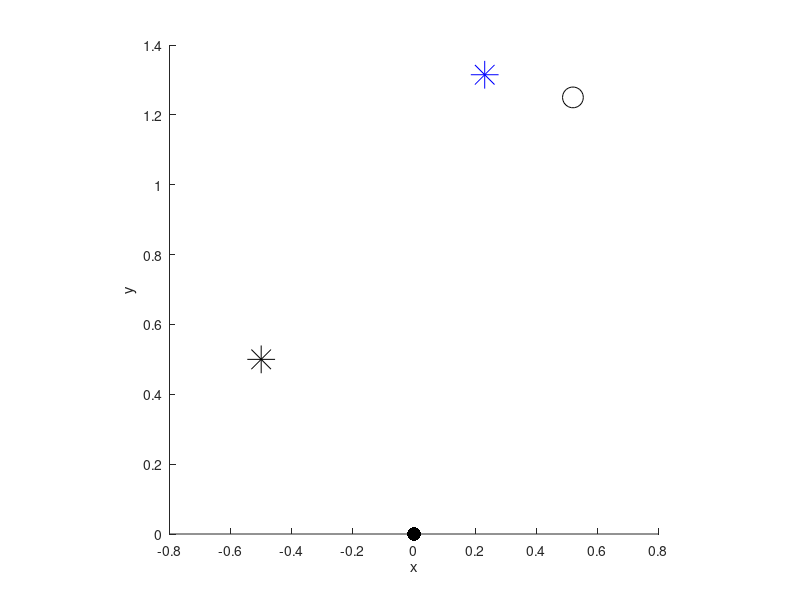

Recreate this plot in MATLAB.
clc
clear all
close all

O = [0 0 0];
C1 = O;
vXC1 = [1 0 0]';
vYC1 = [0 1 0]';
vZC1 = [0 0 1]';

PC = [-0.5 0.5 -0.5 1]';

C2 = [0.52 1.25 -2.53];
vXC2 = [1 1 1]';
vYC2 = [0 1 1]';
vZC2 = [0 0 1]';
vXC2 = vXC2/norm(vXC2);
vYC2 = vYC2/norm(vYC2);
vZC2 = vZC2/norm(vZC2);

bot = [0 0 0];
M = [vXC2 vYC2 vZC2; bot];
tran = C2 - C1;
tran = [tran 1];
tran = tran';
M = cat(2, M, tran);
Minv = inv(M);

PC
% This operation applies the transform to 
% our point. IE, after the coordinate system has
% moved, this tells us the new world coordinates of the
% point in that system
PCt = M * PC

figure()
hold on
xlabel('x');
ylabel('y');
zlabel('z');

% axis([-3 3, -3 3, -3 3]);
axis square
plot3(C1(1), C1(2), C1(3), '.k', 'MarkerSize', 30);
plot3(C2(1), C2(2), C2(3), 'ok', 'MarkerSize', 15);
plot3(PC(1), PC(2), PC(3), '*k', 'MarkerSize', 20);
plot3(PCt(1), PCt(2), PCt(3), '*b', 'MarkerSize', 20);

hold off;

d1 = sqrt((C1(1)-PC(1))^2+(C1(2)-PC(2))^2+(C1(3)-PC(3))^2)
d2 = sqrt((C2(1)-PCt(1))^2+(C2(2)-PCt(2))^2+(C2(3)-PCt(3))^2)